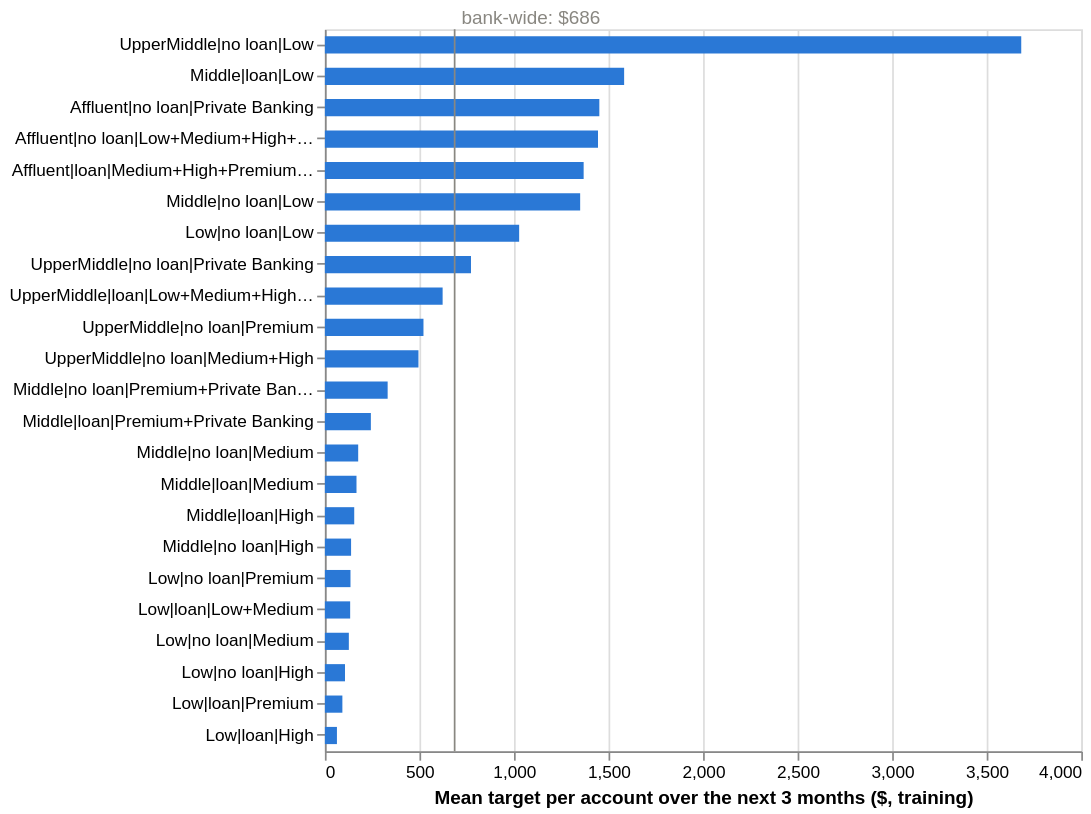

Source (notebook cell):
### Code cell
mean_rate = train_targets[target_name].sum() / train_targets["accounts"].sum()
by_segment = (
    train_targets.groupby("segment_id")
    .agg(per_account=("per_account", "mean"), accounts=("accounts", "mean"))
    .reset_index()
)

x_title = f"Mean target per account over the next {HORIZON} months ($, training)"
bars = (
    alt.Chart(by_segment)
    .mark_bar(color="#2a78d6", height=10)
    .encode(
        x=alt.X("per_account:Q", title=x_title),
        y=alt.Y("segment_id:N", sort="-x", title=None),
        tooltip=[
            "segment_id",
            alt.Tooltip("per_account:Q", format=".0f"),
            alt.Tooltip("accounts:Q", format=".0f"),
        ],
    )
)
reference = reference_line(mean_rate, f"bank-wide: ${mean_rate:.0f}")
(bars + reference).properties(width=440, height=420)

### Figure 1 — Vega-Lite specification as saved in the notebook (floating-point values rounded to 4 significant figures)
{"config": {"view": {"continuousWidth": 300, "continuousHeight": 300}}, "layer": [{"data": {"name": "data-7e797bc1546b1c9b2ae882192364f32b"}, "mark": {"type": "bar", "color": "#2a78d6", "height": 10}, "encoding": {"tooltip": [{"field": "segment_id", "type": "nominal"}, {"field": "per_account", "format": ".0f", "type": "quantitative"}, {"field": "accounts", "format": ".0f", "type": "quantitative"}], "x": {"field": "per_account", "title": "Mean target per account over the next 3 months ($, training)", "type": "quantitative"}, "y": {"field": "segment_id", "sort": "-x", "title": null, "type": "nominal"}}}, {"layer": [{"mark": {"type": "rule", "color": "#898781"}, "encoding": {"x": {"field": "x", "type": "quantitative"}}}, {"mark": {"type": "text", "align": "left", "color": "#898781", "dx": 4, "dy": -6}, "encoding": {"text": {"field": "label", "type": "nominal"}, "x": {"field": "x", "type": "quantitative"}, "y": {"value": 0}}}], "data": {"name": "data-cd6ccc8860dd4054cd9c25c17daae23e"}}], "height": 420, "width": 440, "$schema": "https://vega.github.io/schema/vega-lite/v5.20.1.json", "datasets": {"data-7e797bc1546b1c9b2ae882192364f32b": [{"segment_id": "Affluent|loan|Medium+High+Premium+Private Banking", "per_account": 1368.0, "accounts": 811.5}, {"segment_id": "Affluent|no loan|Low+Medium+High+Premium", "per_account": 1444.0, "accounts": 412.3}, {"segment_id": "Affluent|no loan|Private Banking", "per_account": 1451.0, "accounts": 5991.0}, {"segment_id": "Low|loan|High", "per_account": 63.73, "accounts": 480.5}, {"segment_id": "Low|loan|Low+Medium", "per_account": 133.7, "accounts": 73.07}, {"segment_id": "Low|loan|Premium", "per_account": 92.47, "accounts": 140.4}, {"segment_id": "Low|no loan|High", "per_account": 106.3, "accounts": 755.1}, {"segment_id": "Low|no loan|Low", "per_account": 1027.0, "accounts": 7.536}, {"segment_id": "Low|no loan|Medium", "per_account": 126.7, "accounts": 105.3}, {"segment_id": "Low|no loan|Premium", "per_account": 135.4, "accounts": 284.8}, {"segment_id": "Middle|loan|High", "per_account": 155.2, "accounts": 911.4}, {"segment_id": "Middle|loan|Low", "per_account": 1583.0, "accounts": 13.46}, {"segment_id": "Middle|loan|Medium", "per_account": 167.2, "accounts": 87.21}, {"segment_id": "Middle|loan|Premium+Private Banking", "per_account": 243.1, "accounts": 1757.0}, {"segment_id": "Middle|no loan|High", "per_account": 138.5, "accounts": 1599.0}, {"segment_id": "Middle|no loan|Low", "per_account": 1350.0, "accounts": 26.32}, {"segment_id": "Middle|no loan|Medium", "per_account": 176.1, "accounts": 142.4}, {"segment_id": "Middle|no loan|Premium+Private Banking", "per_account": 331.9, "accounts": 4135.0}, {"segment_id": "UpperMiddle|loan|Low+Medium+High+Premium+Private Banking", "per_account": 622.7, "accounts": 2568.0}, {"segment_id": "UpperMiddle|no loan|Low", "per_account": 3683.0, "accounts": 6.56}, {"segment_id": "UpperMiddle|no loan|Medium+High", "per_account": 494.8, "accounts": 568.4}, {"segment_id": "UpperMiddle|no loan|Premium", "per_account": 521.4, "accounts": 5241.0}, {"segment_id": "UpperMiddle|no loan|Private Banking", "per_account": 772.6, "accounts": 5428.0}], "data-cd6ccc8860dd4054cd9c25c17daae23e": [{"x": 686.2, "label": "bank-wide: $686"}]}}
